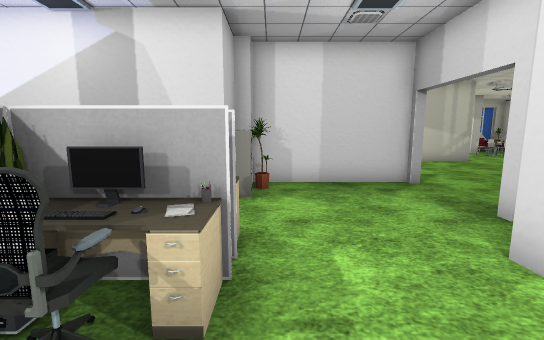
view 1 (above)

24 first-person views from a walk through a scene from a Unity 3-D project. The camera is 1.5 m above the floor, tilts 8° down and sees 90° across. The floor is counted in squares, 1 m on a side. Each view is taken from the middle of a square. On the plan, view 1 faces up. The plan holds only what a view shows up to about 14 squares ahead; the rest is blank. The terrain is drawn as flat ground. The player character is not drawn. Door leaves are left out, so doorways stand open. Some surface patterns are stand-ins.

view 2
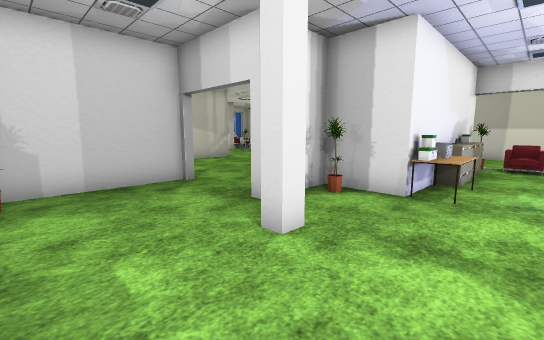

view 3
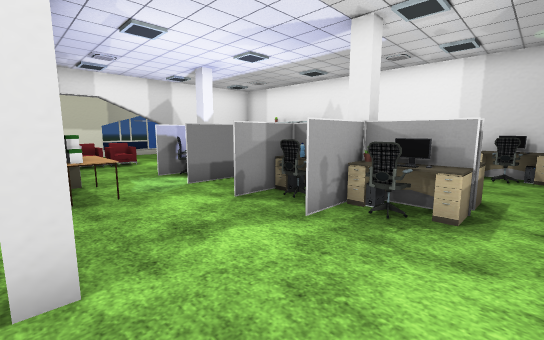

view 4
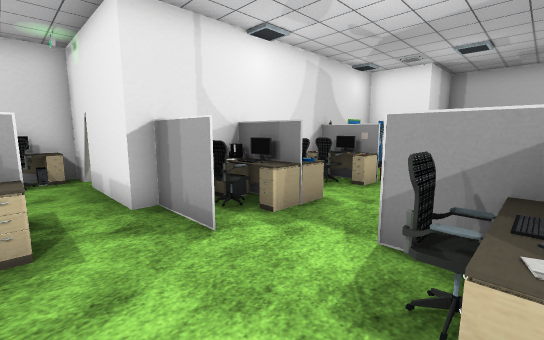

view 5
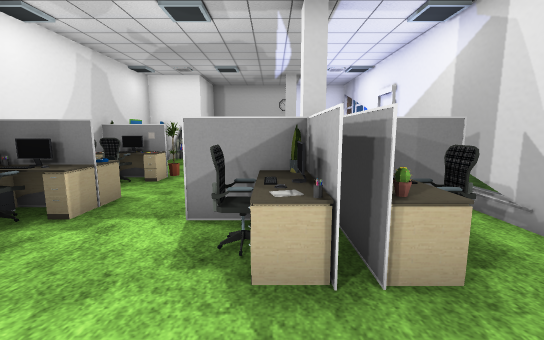

view 6
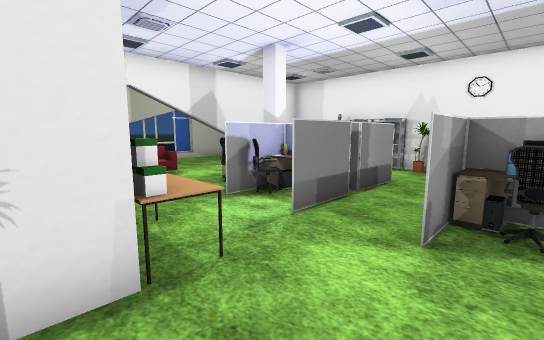

view 7
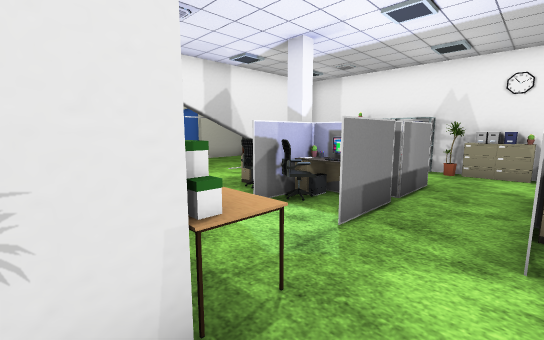

view 8
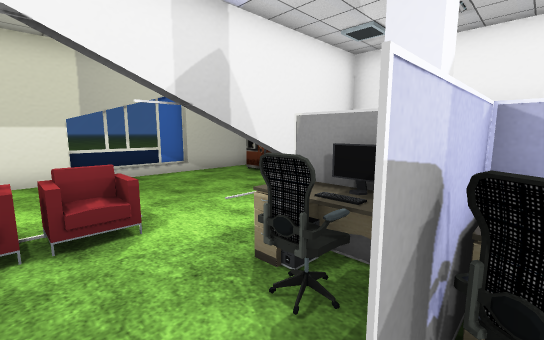

view 9
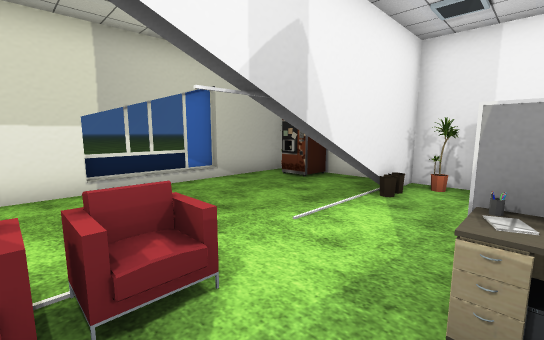

view 10
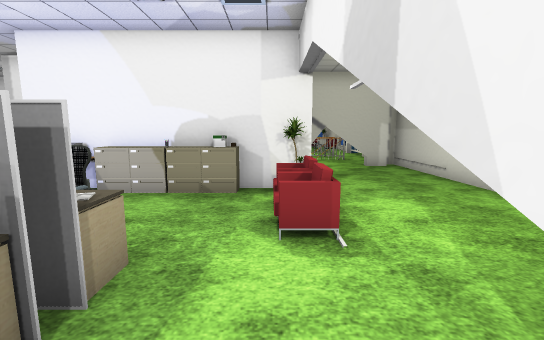

view 11
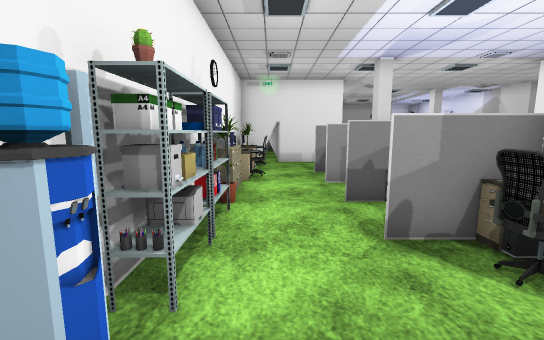

view 12
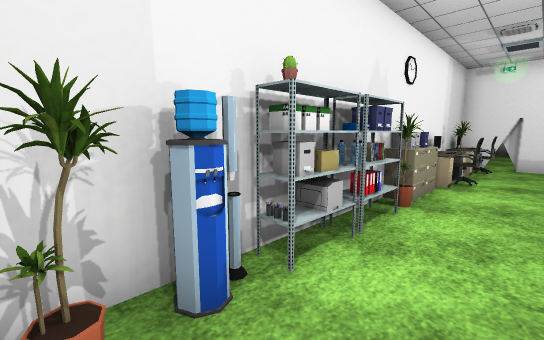

view 13
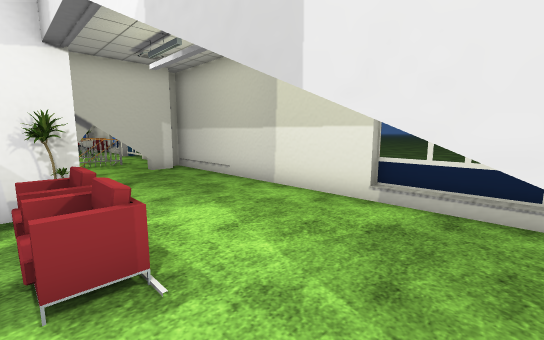

view 14
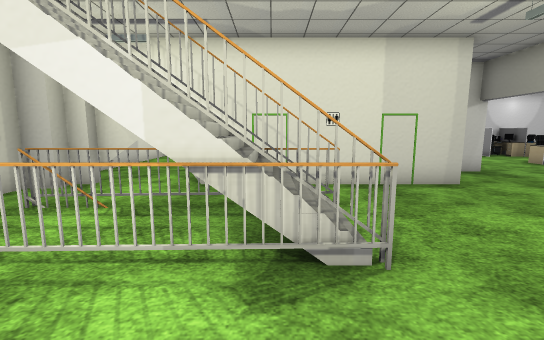

view 15
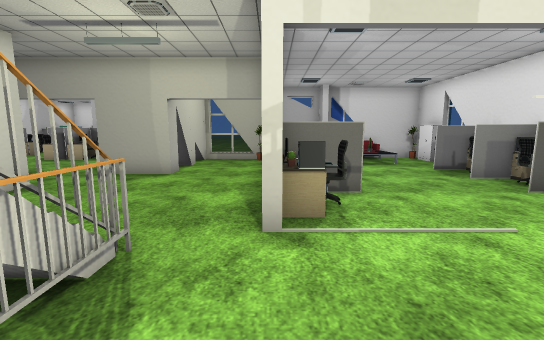

view 16
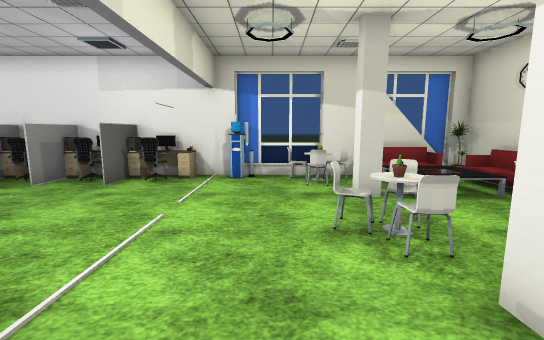

view 17
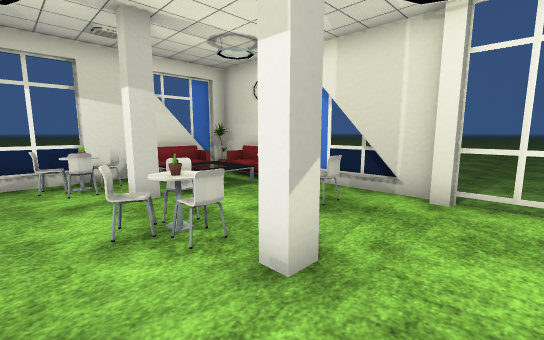

view 18
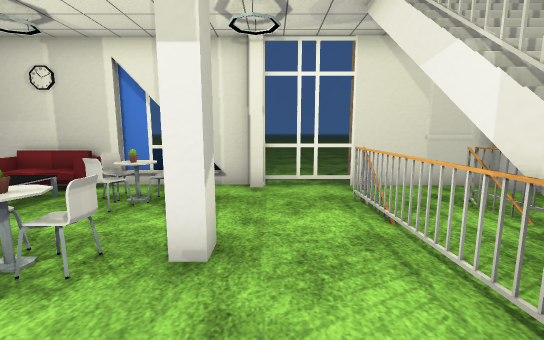

view 19
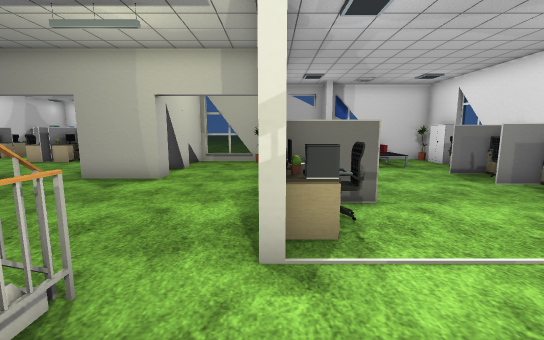

view 20
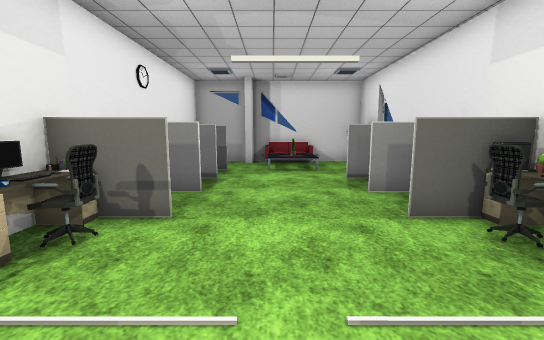

view 21
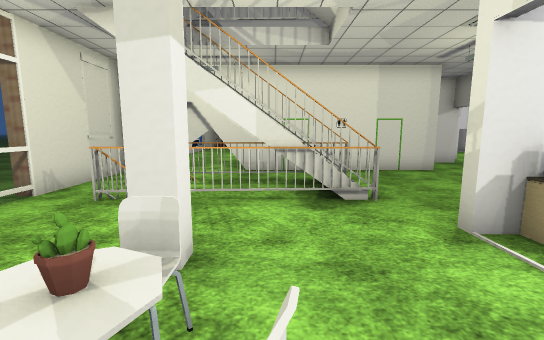

view 22
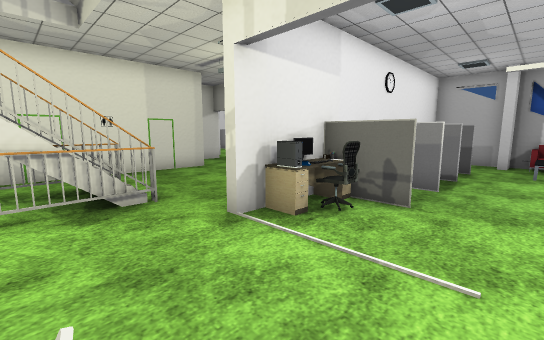

view 23
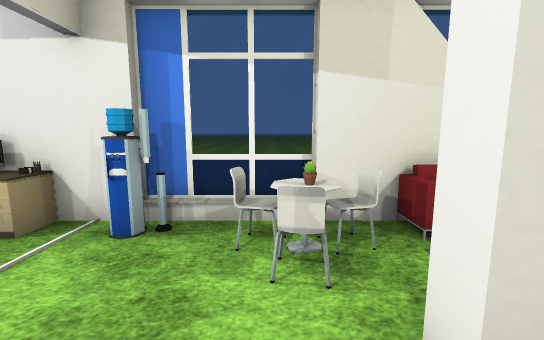

view 24
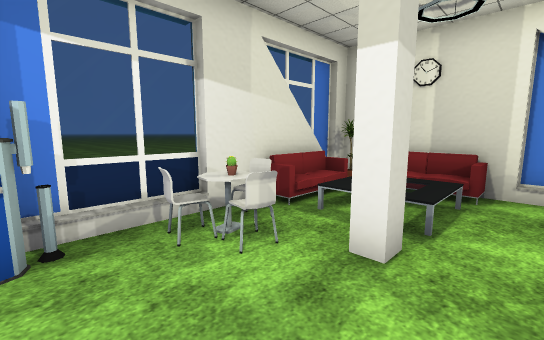

### Floor plan
Key: @ floor where view 1 was taken; # wall or solid block; x gap in a wall; . main floor; : floor 0.5 m higher than the main floor; / step, stairs or slope; D open door; = window, fence, low wall or low ledge; ^ raised ledge; v drop or lower ground; T thing the floor can be seen under or through; O other object.
Columns run from 7 left of view 1 to 19 right of it. Each row starts with its distance up from view 1.
 23           #########=####v##
 22      # O  # ## #O #.OOv/OO#
 21      #...######## .OOO.//=#
 20      #O.......... ...x.::/#
 19      #.O:........ ...x.//O#
 18      OO::........D...O..O.#
 17      ## ......... ..OOOOOO=
 16      #. #####.#.. ...O..O.#
 15                OO ...#....#
 14               #OO#........#
 13       #O...D...O..........=
 12       =....D......#=xxTTT.=
 11       =....D......////....#
 10       ######......#=xT..#.#
  9       ######..........TT..#
  8       ######.............##
  7        O...D..#######DDDD##
  6    ###O....D..        ... #
  5     x......D##        ....#
  4     #OO......O#       ....#
  3      #O...#...        ....#
  2      OO.......OOOOOO##....#
  1     #.........OO....O#....#
  0   .....@............OO....#
 -1 .O........#.#.#.#...OO....#
 -2 O .OO.#.OO###. OOO#..D....#
 -3   #OO^#.## #O..#O #.......#
 -4 ##  ###.OO   .#  OO..DD...#
 -5       #.. ###.###....T....#
 -6       #..............T... #
 -7       D..............T..OO#
 -8       #OOOOOOOOO#OO#OT. O #
 -9       ###################

Where each view was taken, in squares from view 1:
view 1: 0 up, 0 right, facing up
view 2: 0 up, 0 right, facing up-right
view 3: 3 up, 0 right, facing down-right
view 4: 2 up, 1 right, facing down-left
view 5: 2 up, 2 right, facing left
view 6: 3 up, 4 right, facing down-right
view 7: 3 up, 5 right, facing down-right
view 8: 0 up, 9 right, facing down-right
view 9: 0 up, 11 right, facing down-right
view 10: 5 down, 13 right, facing up
view 11: 7 down, 13 right, facing left
view 12: 6 down, 13 right, facing down-left
view 13: 4 down, 13 right, facing up-right
view 14: 15 up, 12 right, facing down
view 15: 14 up, 14 right, facing left
view 16: 13 up, 12 right, facing up
view 17: 13 up, 12 right, facing up-right
view 18: 14 up, 11 right, facing right
view 19: 14 up, 13 right, facing left
view 20: 18 up, 12 right, facing left
view 21: 18 up, 13 right, facing down
view 22: 18 up, 13 right, facing down-left
view 23: 18 up, 13 right, facing up
view 24: 18 up, 11 right, facing up-right
